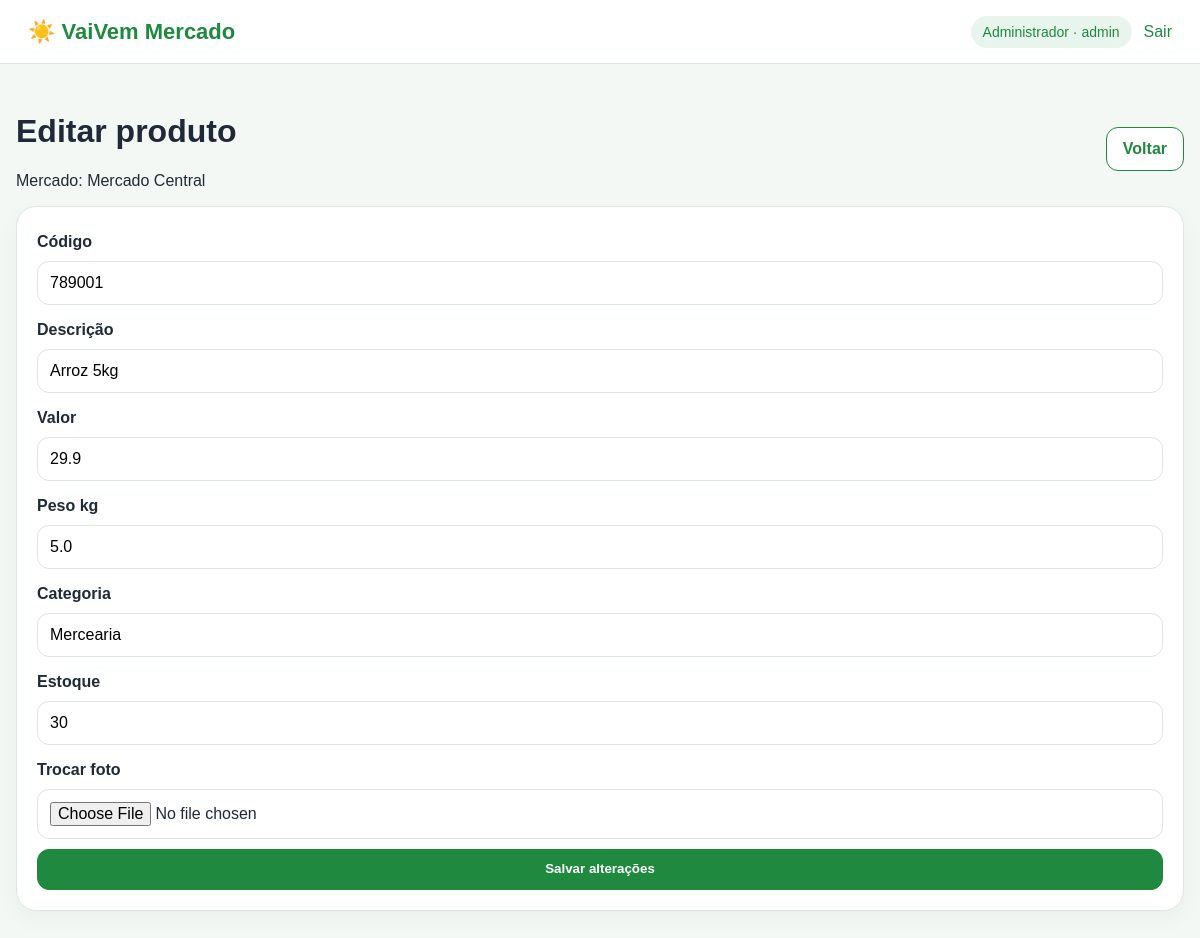
The app's page /admin/produtos/1/editar (signed in) with its own data.
### app/models.py (models this page shows, shortened)
class ConfiguracaoSite(db.Model):
    id = db.Column(db.Integer, primary_key=True)
    nome_site = db.Column(db.String(120), default="VaiVem Mercado")
    slogan = db.Column(db.String(255), default="Mercados do bairro, comparação de preços e entrega local.")
    bairro_regiao = db.Column(db.String(120), default="")
    telefone_suporte = db.Column(db.String(40), default="")
    email_suporte = db.Column(db.String(160), default="")
    logo_site = db.Column(db.String(255))
    icone_site = db.Column(db.String(255))
    cor_principal = db.Column(db.String(20), default="#1f8a4c")
    cor_secundaria = db.Column(db.String(20), default="#e8f5ec")
    comparacao_precos_ativa = db.Column(db.Boolean, default=True)
    tipo_mapa = db.Column(db.String(40), default="openstreetmap")
    google_maps_api_key = db.Column(db.String(255), default="")
    pix_chave = db.Column(db.String(180), default="")
    pix_nome_recebedor = db.Column(db.String(160), default="")
    pix_cidade_recebedor = db.Column(db.String(120), default="")
    mensagem_padrao_cliente = db.Column(db.Text, default="Olá! Seu pedido foi recebido e em breve será atendido.")
    mensagem_padrao_entregador = db.Column(db.Text, default="Olá! Sou o entregador responsável pelo seu pedido.")
    atualizado_em = db.Column(db.DateTime, default=datetime.utcnow, onupdate=datetime.utcnow)

class Usuario(UserMixin, db.Model):
    id = db.Column(db.Integer, primary_key=True)
    nome = db.Column(db.String(120), nullable=False)
    email = db.Column(db.String(160), unique=True, nullable=False)
    senha_hash = db.Column(db.String(255), nullable=False)
    tipo = db.Column(db.String(30), nullable=False, default="cliente")
    telefone = db.Column(db.String(40))
    foto = db.Column(db.String(255))
    endereco = db.Column(db.String(255))
    criado_em = db.Column(db.DateTime, default=datetime.utcnow)

class Mercado(db.Model):
    id = db.Column(db.Integer, primary_key=True)
    nome = db.Column(db.String(140), nullable=False)
    endereco = db.Column(db.String(255), nullable=False)
    latitude = db.Column(db.Float, nullable=False, default=-22.228)
    longitude = db.Column(db.Float, nullable=False, default=-45.936)
    telefone = db.Column(db.String(40))
    horario = db.Column(db.String(120))
    logo = db.Column(db.String(255))
    foto_perfil = db.Column(db.String(255))
    foto_apresentacao = db.Column(db.String(255))
    cor_primaria = db.Column(db.String(20), default="#1f8a4c")
    cor_secundaria = db.Column(db.String(20), default="#e8f5ec")
    cor_ponteiro = db.Column(db.String(20), default="#1f8a4c")
    ativo = db.Column(db.Boolean, default=True)
    produtos = db.relationship("Produto", backref="mercado", cascade="all, delete-orphan")

class Produto(db.Model):
    id = db.Column(db.Integer, primary_key=True)
    mercado_id = db.Column(db.Integer, db.ForeignKey("mercado.id"), nullable=False)
    codigo = db.Column(db.String(80), nullable=False)
    descricao = db.Column(db.String(180), nullable=False)
    valor = db.Column(db.Float, nullable=False, default=0)
    peso_kg = db.Column(db.Float, nullable=False, default=0)
    categoria = db.Column(db.String(100))
    estoque = db.Column(db.Integer, default=0)
    foto = db.Column(db.String(255))

### app/routes/admin.py (the view, shortened to what this page needs)
@admin_bp.route("/produtos/<int:produto_id>/editar", methods=["GET", "POST"])
@login_required
def editar_produto(produto_id):
    produto = Produto.query.get_or_404(produto_id)
    mercado = produto.mercado
    return render_template("admin/produto_editar.html", produto=produto, mercado=mercado)

### app/routes/admin.py (called while the page is built)
@admin_bp.before_request
def proteger_admin():
    if not current_user.is_authenticated or current_user.tipo != "admin":
        flash("Acesso restrito ao administrador.", "danger")
        return redirect(url_for("auth.login"))

### app/templates/admin/produto_editar.html
{% extends "base.html" %}
{% block content %}
<div class="page-head">
  <div>
    <h1>Editar produto</h1>
    <p>Mercado: {{ mercado.nome }}</p>
  </div>
  <a class="btn" href="{{ url_for('admin.produtos_mercado', mercado_id=mercado.id) }}">Voltar</a>
</div>
<form class="form-grid card" method="post" enctype="multipart/form-data">
  <label>Código</label>
  <input name="codigo" value="{{ produto.codigo }}" required>
  <label>Descrição</label>
  <input name="descricao" value="{{ produto.descricao }}" required>
  <label>Valor</label>
  <input name="valor" type="number" step="0.01" value="{{ produto.valor }}" required>
  <label>Peso kg</label>
  <input name="peso_kg" type="number" step="0.01" value="{{ produto.peso_kg }}" required>
  <label>Categoria</label>
  <input name="categoria" value="{{ produto.categoria or '' }}">
  <label>Estoque</label>
  <input name="estoque" type="number" value="{{ produto.estoque }}">
  <label>Trocar foto</label>
  <input name="foto" type="file">
  <button class="btn primary" type="submit">Salvar alterações</button>
</form>
{% endblock %}

### app/templates/base.html (shortened to what this page needs)
<!doctype html>
<html lang="pt-br">
<head>
  <link rel="stylesheet" href="https://unpkg.com/leaflet@1.9.4/dist/leaflet.css">
  <link rel="stylesheet" href="{{ url_for('static', filename='css/style.css') }}">
</head>
<body>
<header class="topbar">
  <a class="brand" href="{{ url_for('auth.index') }}">
    {% if config_site and config_site.logo_site %}
      <img class="brand-logo-img" src="{{ url_for('static', filename='uploads/' ~ config_site.logo_site) }}" alt="Logo">
    {% else %}
      ☀️
    {% endif %}
    {{ config_site.nome_site if config_site else 'VaiVem Mercado' }}
  </a>
  <nav>
    {% if current_user.is_authenticated %}
      <span class="user-pill">{{ current_user.nome }} · {{ current_user.tipo }}</span>
      <a href="{{ url_for('auth.logout') }}">Sair</a>
    {% else %}
      <a href="{{ url_for('auth.login') }}">Entrar</a>
      <a href="{{ url_for('auth.cadastro') }}">Cadastro</a>
    {% endif %}
  </nav>
</header>
<main class="container">
  {% block content %}{% endblock %}
</main>
</body>
</html>

### app/static/css/style.css (style rules this page uses)
:root { --green:#1f8a4c; --green-dark:#126b37; --bg:#f4f8f5; --card:#ffffff; --text:#1f2937; --muted:#6b7280; --border:#dce7df; }
* { box-sizing:border-box }
html,body { max-width:100%;overflow-x:hidden }
body { margin:0;font-family:Arial,Helvetica,sans-serif;background:var(--bg);color:var(--text) }
a { color:var(--green-dark);text-decoration:none }
.topbar { min-height:64px; padding:14px 28px; background:var(--card); border-bottom:1px solid var(--border); display:flex; justify-content:space-between; align-items:center; gap:16px; position:sticky; top:0; z-index:10; }
.brand { font-size:22px; font-weight:800; color:var(--green-dark); display:inline-flex; align-items:center; gap:8px; min-width:0; }
.topbar nav { display:flex;gap:12px;align-items:center;flex-wrap:wrap }
.user-pill { background:#e8f5ec;padding:8px 12px;border-radius:999px;color:var(--green-dark);font-size:14px }
.container { width:min(1180px,calc(100% - 32px));margin:28px auto }
.card,.auth-card,.product-card,.stat { background:var(--card);border:1px solid var(--border);border-radius:20px;padding:20px;box-shadow:0 8px 22px #0000000a }
.form-grid,form { display:grid;gap:10px }
label { font-weight:700;margin-top:6px }
input,select,textarea { width:100%;border:1px solid var(--border);border-radius:12px;padding:12px;font-size:16px;background:#fff }
.btn,button { border:1px solid var(--green); background:#fff; color:var(--green-dark); border-radius:12px; padding:11px 16px; font-weight:800; cursor:pointer; display:inline-flex; align-items:center; justify-content:center; gap:8px; max-width:100%; text-align:center; line-height:1.25; white-space:normal; }
.btn.primary,button.primary { background:var(--green);color:#fff }
.page-head,.client-head { display:flex;align-items:center;justify-content:space-between;gap:16px;flex-wrap:wrap }

### records on screen
ConfiguracaoSite: nome_site "VaiVem Mercado"
Usuario: nome "Administrador", tipo "admin"
Mercado: nome "Mercado Central"
Produto: codigo "789001", descricao "Arroz 5kg", valor "29.9", peso_kg "5.0", categoria "Mercearia", estoque "30"
